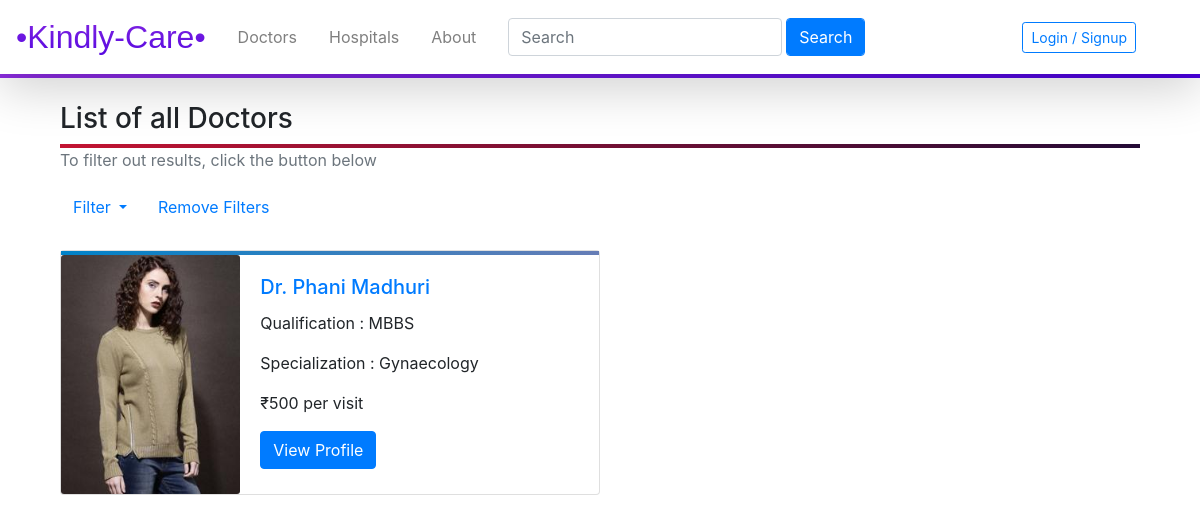
Page /docs on the earlier database version.
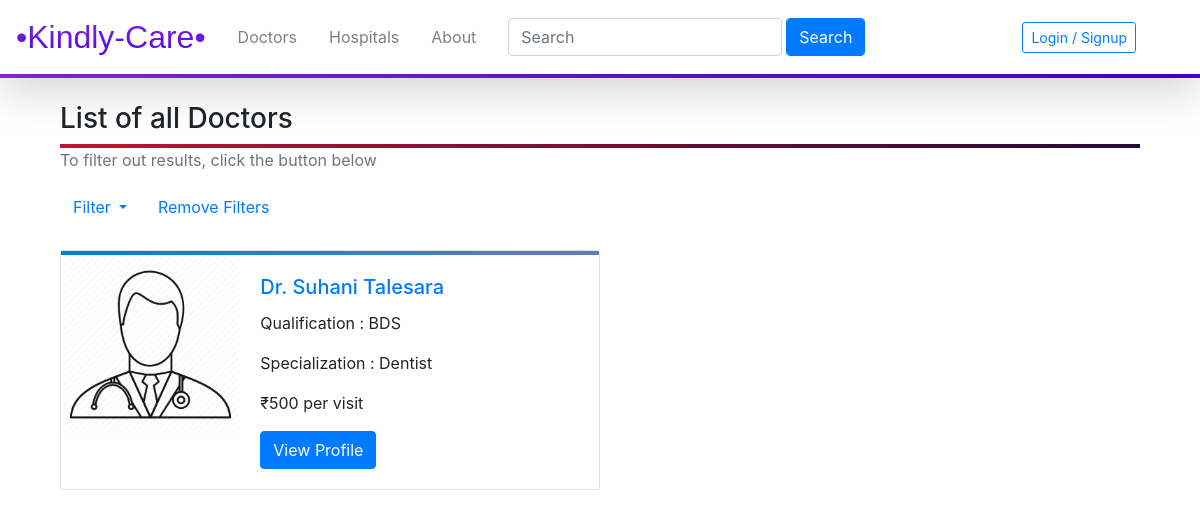
Same page on the later database version.
### kindlycare/models.py (models this page shows, shortened)
class Doctors(db.Model, UserMixin):
    __tablename__ = 'doctors'
    id = db.Column(db.Integer,primary_key = True)
    name = db.Column(db.String(20),nullable = False)
    password = db.Column(db.String(20))
    email = db.Column(db.String(64),unique = True,index = True)
    qualification = db.Column(db.String(50),nullable = False)
    specialization = db.Column(db.String(140))
    consultation_fees = db.Column(db.Integer, nullable = False)
    profile_image = db.Column(db.String(64),default = 'default_image.jpg')
    experience = db.Column(db.Text,nullable = False)
    contact_number = db.Column(db.String(10),nullable = False)
    description = db.Column(db.Text,nullable = False)
    address_line_1 = db.Column(db.Text,nullable = False,default='India')
    address_line_2 = db.Column(db.Text,nullable = False,default='India')
    address_line_3 = db.Column(db.Text,nullable = False,default='India')
    reviews = db.relationship('Reviews',backref='doctor')
    slots = db.relationship('Slots',backref='doctor')
    appointments = db.relationship('Appointments',backref='doctor')
    hospitals_name = db.relationship('Hospitals',secondary=relate, backref = db.backref('doctor', lazy = True))

### kindlycare/core/views.py (the view)
@core.route('/docs')
def docs():
    if request.method == 'POST':
        opt = request.form.get('options')
        print(opt)  # Value of the Radio Button
        return redirect(url_for('core.filter', opt=opt))
    docs = Doctors.query.all()
    return render_template('home.html', docs=docs)

### kindlycare/templates/home.html (shortened to what this page needs)
{% extends 'base.html' %}
{% block content %}
<br>
<div class="container">
    {% if docs %}
    <h3>List of all Doctors</h3>
    <div style="background-image: linear-gradient(to right,#c31432,#240b36);width: 100%;height: 4px;"></div>
    <p class="text-muted">To filter out results, click the button below</a></p>
    <form method="POST" action="/">
        <div class="dropdown">
            <button class="btn btn-link dropdown-toggle" type="button" id="dropdownMenuButton" data-toggle="dropdown"
                aria-haspopup="true" aria-expanded="false">
                Filter
            </button>
            <a href="{{url_for('core.docs')}}" class="btn btn-link">Remove Filters</a>
        </div>
    </form>
    {% for doc in docs %}
    <br>
    <div class="card mb-3" style="max-width: 540px;">
        <div style="background-image: linear-gradient(to right,#0082c8,#667db6);width: 100%;height: 4px;"></div>
        <div class="row no-gutters">
            <div class="col-md-4">
                <img src="{{url_for('static',filename='profile_pics/'+doc.profile_image)}}" class="card-img" alt="...">
            </div>
            <div class="col-md-8">
                <div class="card-body">
                    <h5 class="card-title text-primary"> {{doc.name}}</h5>
                    <p class="card-text">Qualification : {{doc.qualification}}</p>
                    <p class="card-text">Specialization : {{doc.specialization}}</p>
                    <p class="card-text">₹{{doc.consultation_fees}} per visit</p>
                    <a href="{{url_for('doctors.viewDoctor',doctor_id=doc.id)}}" class="btn btn-primary">View
                        Profile</a>
                </div>
            </div>
        </div>
    </div>
    {% endfor %}
    {% endif %}
</div>
{% endblock %}

Differences in the rows shown:
changed Doctors: profile_image: picture removed, a placeholder shows; name "Dr. Phani Madhuri" → "Dr. Suhani Talesara"; qualification "MBBS" → "BDS"; specialization "Gynaecology" → "Dentist"
